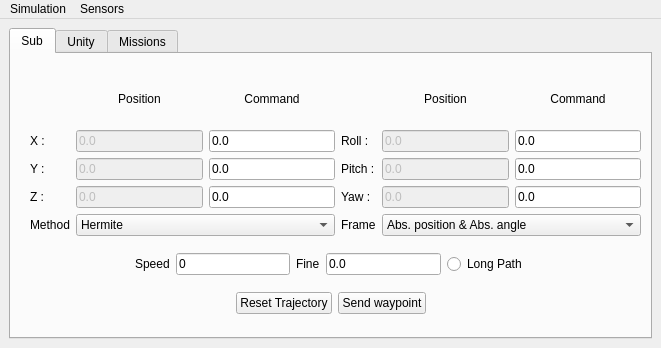
<?xml version="1.0" encoding="UTF-8"?>
<ui version="4.0">
 <class>MainWindow</class>
 <widget class="QMainWindow" name="MainWindow">
  <property name="geometry">
   <rect>
    <x>0</x>
    <y>0</y>
    <width>661</width>
    <height>348</height>
   </rect>
  </property>
  <property name="sizePolicy">
   <sizepolicy hsizetype="Minimum" vsizetype="Minimum">
    <horstretch>0</horstretch>
    <verstretch>0</verstretch>
   </sizepolicy>
  </property>
  <property name="minimumSize">
   <size>
    <width>350</width>
    <height>180</height>
   </size>
  </property>
  <property name="maximumSize">
   <size>
    <width>661</width>
    <height>348</height>
   </size>
  </property>
  <property name="windowTitle">
   <string notr="true">Waypoint</string>
  </property>
  <property name="autoFillBackground">
   <bool>true</bool>
  </property>
  <property name="unifiedTitleAndToolBarOnMac">
   <bool>false</bool>
  </property>
  <widget class="QWidget" name="centralwidget">
   <layout class="QVBoxLayout" name="verticalLayout_3">
    <item>
     <widget class="QTabWidget" name="tabWidget">
      <property name="currentIndex">
       <number>0</number>
      </property>
      <widget class="QWidget" name="waypointTab">
       <attribute name="title">
        <string>Sub</string>
       </attribute>
       <layout class="QVBoxLayout" name="verticalLayout">
        <item>
         <layout class="QGridLayout" name="gridLayout">
          <property name="sizeConstraint">
           <enum>QLayout::SetMinimumSize</enum>
          </property>
          <property name="leftMargin">
           <number>10</number>
          </property>
          <item row="4" column="3">
           <widget class="QLabel" name="yawPositionLabel">
            <property name="text">
             <string>Yaw :</string>
            </property>
           </widget>
          </item>
          <item row="3" column="3">
           <widget class="QLabel" name="pitchPositionLabel">
            <property name="text">
             <string>Pitch :</string>
            </property>
           </widget>
          </item>
          <item row="2" column="2">
           <widget class="QLineEdit" name="xPositionTarget">
            <property name="text">
             <string>0.0</string>
            </property>
           </widget>
          </item>
          <item row="3" column="5">
           <widget class="QLineEdit" name="pitchPositionTarget">
            <property name="text">
             <string>0.0</string>
            </property>
           </widget>
          </item>
          <item row="3" column="1">
           <widget class="QLineEdit" name="yPositionCurrent">
            <property name="enabled">
             <bool>false</bool>
            </property>
            <property name="focusPolicy">
             <enum>Qt::NoFocus</enum>
            </property>
            <property name="text">
             <string>0.0</string>
            </property>
            <property name="readOnly">
             <bool>true</bool>
            </property>
           </widget>
          </item>
          <item row="3" column="2">
           <widget class="QLineEdit" name="yPositionTarget">
            <property name="text">
             <string>0.0</string>
            </property>
           </widget>
          </item>
          <item row="3" column="4">
           <widget class="QLineEdit" name="pitchPositionCurrent">
            <property name="enabled">
             <bool>false</bool>
            </property>
            <property name="focusPolicy">
             <enum>Qt::NoFocus</enum>
            </property>
            <property name="text">
             <string>0.0</string>
            </property>
            <property name="readOnly">
             <bool>true</bool>
            </property>
           </widget>
          </item>
          <item row="2" column="3">
           <widget class="QLabel" name="rollPositionLabel">
            <property name="text">
             <string>Roll :</string>
            </property>
           </widget>
          </item>
          <item row="4" column="0">
           <widget class="QLabel" name="zPositionLabel">
            <property name="text">
             <string>Z :</string>
            </property>
           </widget>
          </item>
          <item row="1" column="2">
           <widget class="QLabel" name="commandLabel1">
            <property name="sizePolicy">
             <sizepolicy hsizetype="Preferred" vsizetype="Minimum">
              <horstretch>0</horstretch>
              <verstretch>0</verstretch>
             </sizepolicy>
            </property>
            <property name="text">
             <string>Command</string>
            </property>
            <property name="alignment">
             <set>Qt::AlignCenter</set>
            </property>
           </widget>
          </item>
          <item row="2" column="0">
           <widget class="QLabel" name="xPositionLabel">
            <property name="text">
             <string>X :</string>
            </property>
           </widget>
          </item>
          <item row="4" column="1">
           <widget class="QLineEdit" name="zPositionCurrent">
            <property name="enabled">
             <bool>false</bool>
            </property>
            <property name="focusPolicy">
             <enum>Qt::NoFocus</enum>
            </property>
            <property name="text">
             <string>0.0</string>
            </property>
            <property name="readOnly">
             <bool>true</bool>
            </property>
           </widget>
          </item>
          <item row="1" column="4">
           <widget class="QLabel" name="posLabel2">
            <property name="sizePolicy">
             <sizepolicy hsizetype="Preferred" vsizetype="Minimum">
              <horstretch>0</horstretch>
              <verstretch>0</verstretch>
             </sizepolicy>
            </property>
            <property name="text">
             <string>Position</string>
            </property>
            <property name="alignment">
             <set>Qt::AlignCenter</set>
            </property>
           </widget>
          </item>
          <item row="4" column="4">
           <widget class="QLineEdit" name="yawPositionCurrent">
            <property name="enabled">
             <bool>false</bool>
            </property>
            <property name="focusPolicy">
             <enum>Qt::NoFocus</enum>
            </property>
            <property name="text">
             <string>0.0</string>
            </property>
            <property name="readOnly">
             <bool>true</bool>
            </property>
           </widget>
          </item>
          <item row="6" column="1" colspan="2">
           <widget class="QComboBox" name="methodChoice">
            <property name="currentText">
             <string>Hermite</string>
            </property>
            <item>
             <property name="text">
              <string>Hermite</string>
             </property>
            </item>
            <item>
             <property name="text">
              <string>v5cubic</string>
             </property>
            </item>
            <item>
             <property name="text">
              <string>Spline</string>
             </property>
            </item>
           </widget>
          </item>
          <item row="2" column="5">
           <widget class="QLineEdit" name="rollPositionTarget">
            <property name="text">
             <string>0.0</string>
            </property>
           </widget>
          </item>
          <item row="2" column="1">
           <widget class="QLineEdit" name="xPositionCurrent">
            <property name="enabled">
             <bool>false</bool>
            </property>
            <property name="focusPolicy">
             <enum>Qt::NoFocus</enum>
            </property>
            <property name="text">
             <string>0.0</string>
            </property>
            <property name="readOnly">
             <bool>true</bool>
            </property>
           </widget>
          </item>
          <item row="4" column="5">
           <widget class="QLineEdit" name="yawPositionTarget">
            <property name="text">
             <string>0.0</string>
            </property>
           </widget>
          </item>
          <item row="1" column="5">
           <widget class="QLabel" name="commandLabel2">
            <property name="sizePolicy">
             <sizepolicy hsizetype="Preferred" vsizetype="Minimum">
              <horstretch>0</horstretch>
              <verstretch>0</verstretch>
             </sizepolicy>
            </property>
            <property name="text">
             <string>Command</string>
            </property>
            <property name="alignment">
             <set>Qt::AlignCenter</set>
            </property>
           </widget>
          </item>
          <item row="2" column="4">
           <widget class="QLineEdit" name="rollPositionCurrent">
            <property name="enabled">
             <bool>false</bool>
            </property>
            <property name="focusPolicy">
             <enum>Qt::NoFocus</enum>
            </property>
            <property name="text">
             <string>0.0</string>
            </property>
            <property name="readOnly">
             <bool>true</bool>
            </property>
           </widget>
          </item>
          <item row="3" column="0">
           <widget class="QLabel" name="yPositionLabel">
            <property name="text">
             <string>Y :</string>
            </property>
           </widget>
          </item>
          <item row="1" column="1">
           <widget class="QLabel" name="posLabel1">
            <property name="sizePolicy">
             <sizepolicy hsizetype="Preferred" vsizetype="Minimum">
              <horstretch>0</horstretch>
              <verstretch>0</verstretch>
             </sizepolicy>
            </property>
            <property name="maximumSize">
             <size>
              <width>16777215</width>
              <height>50</height>
             </size>
            </property>
            <property name="text">
             <string>Position</string>
            </property>
            <property name="alignment">
             <set>Qt::AlignCenter</set>
            </property>
           </widget>
          </item>
          <item row="6" column="4" colspan="2">
           <widget class="QComboBox" name="frameChoice">
            <item>
             <property name="text">
              <string>Abs. position &amp; Abs. angle</string>
             </property>
            </item>
            <item>
             <property name="text">
              <string>Rel. position &amp; Rel. angle</string>
             </property>
            </item>
            <item>
             <property name="text">
              <string>Rel. position &amp; Abs. angle</string>
             </property>
            </item>
            <item>
             <property name="text">
              <string>Abs. position &amp; Rel. angle</string>
             </property>
            </item>
            <item>
             <property name="text">
              <string>Abs. depth</string>
             </property>
            </item>
           </widget>
          </item>
          <item row="4" column="2">
           <widget class="QLineEdit" name="zPositionTarget">
            <property name="text">
             <string>0.0</string>
            </property>
           </widget>
          </item>
          <item row="6" column="0">
           <widget class="QLabel" name="methodLabel">
            <property name="text">
             <string>Method</string>
            </property>
           </widget>
          </item>
          <item row="6" column="3">
           <widget class="QLabel" name="frameLabel">
            <property name="text">
             <string>Frame</string>
            </property>
           </widget>
          </item>
         </layout>
        </item>
        <item>
         <layout class="QHBoxLayout" name="horizontalLayout_2">
          <item>
           <spacer name="horizontalSpacer_3">
            <property name="orientation">
             <enum>Qt::Horizontal</enum>
            </property>
            <property name="sizeHint" stdset="0">
             <size>
              <width>40</width>
              <height>20</height>
             </size>
            </property>
           </spacer>
          </item>
          <item>
           <widget class="QLabel" name="speedLabel">
            <property name="text">
             <string>Speed</string>
            </property>
           </widget>
          </item>
          <item>
           <widget class="QLineEdit" name="speed">
            <property name="text">
             <string>0</string>
            </property>
           </widget>
          </item>
          <item>
           <widget class="QLabel" name="fineLabel">
            <property name="text">
             <string>Fine</string>
            </property>
           </widget>
          </item>
          <item>
           <widget class="QLineEdit" name="fine">
            <property name="text">
             <string>0.0</string>
            </property>
           </widget>
          </item>
          <item>
           <widget class="QRadioButton" name="pathLength">
            <property name="text">
             <string>Long Path</string>
            </property>
           </widget>
          </item>
          <item>
           <spacer name="horizontalSpacer_4">
            <property name="orientation">
             <enum>Qt::Horizontal</enum>
            </property>
            <property name="sizeHint" stdset="0">
             <size>
              <width>40</width>
              <height>20</height>
             </size>
            </property>
           </spacer>
          </item>
         </layout>
        </item>
        <item>
         <layout class="QHBoxLayout" name="horizontalLayout">
          <property name="sizeConstraint">
           <enum>QLayout::SetNoConstraint</enum>
          </property>
          <item>
           <spacer name="horizontalSpacer">
            <property name="orientation">
             <enum>Qt::Horizontal</enum>
            </property>
            <property name="sizeHint" stdset="0">
             <size>
              <width>40</width>
              <height>20</height>
             </size>
            </property>
           </spacer>
          </item>
          <item>
           <widget class="QPushButton" name="resetTrajectory">
            <property name="enabled">
             <bool>true</bool>
            </property>
            <property name="focusPolicy">
             <enum>Qt::ClickFocus</enum>
            </property>
            <property name="text">
             <string>Reset Trajectory</string>
            </property>
           </widget>
          </item>
          <item>
           <widget class="QPushButton" name="sendWaypointButton">
            <property name="text">
             <string>Send waypoint</string>
            </property>
           </widget>
          </item>
          <item>
           <spacer name="horizontalSpacer_2">
            <property name="orientation">
             <enum>Qt::Horizontal</enum>
            </property>
            <property name="sizeHint" stdset="0">
             <size>
              <width>40</width>
              <height>20</height>
             </size>
            </property>
           </spacer>
          </item>
         </layout>
        </item>
       </layout>
      </widget>
      <widget class="QWidget" name="unityTab">
       <attribute name="title">
        <string>Unity</string>
       </attribute>
       <layout class="QVBoxLayout" name="verticalLayout_2">
        <item>
         <layout class="QHBoxLayout" name="horizontalLayout_10">
          <item>
           <layout class="QHBoxLayout" name="horizontalLayout_13">
            <item>
             <spacer name="horizontalSpacer_7">
              <property name="orientation">
               <enum>Qt::Horizontal</enum>
              </property>
              <property name="sizeHint" stdset="0">
               <size>
                <width>40</width>
                <height>20</height>
               </size>
              </property>
             </spacer>
            </item>
            <item>
             <widget class="QLabel" name="posLabel1_4">
              <property name="sizePolicy">
               <sizepolicy hsizetype="Preferred" vsizetype="Minimum">
                <horstretch>0</horstretch>
                <verstretch>0</verstretch>
               </sizepolicy>
              </property>
              <property name="maximumSize">
               <size>
                <width>16777215</width>
                <height>50</height>
               </size>
              </property>
              <property name="text">
               <string>Sub</string>
              </property>
              <property name="alignment">
               <set>Qt::AlignCenter</set>
              </property>
             </widget>
            </item>
           </layout>
          </item>
          <item>
           <layout class="QHBoxLayout" name="horizontalLayout_12">
            <item>
             <widget class="QComboBox" name="subChoice">
              <property name="editable">
               <bool>false</bool>
              </property>
              <property name="currentText">
               <string>AUV8</string>
              </property>
              <property name="placeholderText" stdset="0">
               <string/>
              </property>
              <item>
               <property name="text">
                <string>AUV8</string>
               </property>
              </item>
              <item>
               <property name="text">
                <string>AUV7</string>
               </property>
              </item>
             </widget>
            </item>
            <item>
             <spacer name="horizontalSpacer_8">
              <property name="orientation">
               <enum>Qt::Horizontal</enum>
              </property>
              <property name="sizeHint" stdset="0">
               <size>
                <width>40</width>
                <height>20</height>
               </size>
              </property>
             </spacer>
            </item>
           </layout>
          </item>
         </layout>
        </item>
        <item>
         <layout class="QHBoxLayout" name="horizontalLayout_5">
          <item>
           <layout class="QHBoxLayout" name="horizontalLayout_11">
            <item>
             <spacer name="horizontalSpacer_9">
              <property name="orientation">
               <enum>Qt::Horizontal</enum>
              </property>
              <property name="sizeHint" stdset="0">
               <size>
                <width>40</width>
                <height>20</height>
               </size>
              </property>
             </spacer>
            </item>
            <item>
             <widget class="QLabel" name="posLabel1_5">
              <property name="sizePolicy">
               <sizepolicy hsizetype="Preferred" vsizetype="Minimum">
                <horstretch>0</horstretch>
                <verstretch>0</verstretch>
               </sizepolicy>
              </property>
              <property name="maximumSize">
               <size>
                <width>16777215</width>
                <height>50</height>
               </size>
              </property>
              <property name="text">
               <string>Scene</string>
              </property>
              <property name="alignment">
               <set>Qt::AlignCenter</set>
              </property>
             </widget>
            </item>
           </layout>
          </item>
          <item>
           <layout class="QHBoxLayout" name="horizontalLayout_9">
            <item>
             <widget class="QComboBox" name="sceneChoice">
              <property name="editable">
               <bool>false</bool>
              </property>
              <property name="currentText">
               <string>Maryland</string>
              </property>
              <property name="placeholderText" stdset="0">
               <string/>
              </property>
              <item>
               <property name="text">
                <string>Maryland</string>
               </property>
              </item>
              <item>
               <property name="text">
                <string>CVM</string>
               </property>
              </item>
              <item>
               <property name="text">
                <string>Transdec</string>
               </property>
              </item>
             </widget>
            </item>
            <item>
             <spacer name="horizontalSpacer_10">
              <property name="orientation">
               <enum>Qt::Horizontal</enum>
              </property>
              <property name="sizeHint" stdset="0">
               <size>
                <width>40</width>
                <height>20</height>
               </size>
              </property>
             </spacer>
            </item>
           </layout>
          </item>
         </layout>
        </item>
        <item>
         <layout class="QHBoxLayout" name="horizontalLayout_6">
          <item>
           <layout class="QHBoxLayout" name="horizontalLayout_4">
            <item>
             <spacer name="horizontalSpacer_12">
              <property name="orientation">
               <enum>Qt::Horizontal</enum>
              </property>
              <property name="sizeHint" stdset="0">
               <size>
                <width>40</width>
                <height>20</height>
               </size>
              </property>
             </spacer>
            </item>
            <item>
             <widget class="QLabel" name="posLabel1_6">
              <property name="sizePolicy">
               <sizepolicy hsizetype="Preferred" vsizetype="Minimum">
                <horstretch>0</horstretch>
                <verstretch>0</verstretch>
               </sizepolicy>
              </property>
              <property name="maximumSize">
               <size>
                <width>16777215</width>
                <height>50</height>
               </size>
              </property>
              <property name="text">
               <string>Run</string>
              </property>
              <property name="alignment">
               <set>Qt::AlignCenter</set>
              </property>
             </widget>
            </item>
           </layout>
          </item>
          <item>
           <layout class="QHBoxLayout" name="horizontalLayout_8">
            <item>
             <widget class="QComboBox" name="runChoice">
              <property name="editable">
               <bool>false</bool>
              </property>
              <property name="currentText">
               <string>Prequalif</string>
              </property>
              <property name="placeholderText" stdset="0">
               <string/>
              </property>
              <item>
               <property name="text">
                <string>Prequalif</string>
               </property>
              </item>
              <item>
               <property name="text">
                <string>Semi-final</string>
               </property>
              </item>
              <item>
               <property name="text">
                <string>Final</string>
               </property>
              </item>
             </widget>
            </item>
            <item>
             <spacer name="horizontalSpacer_11">
              <property name="orientation">
               <enum>Qt::Horizontal</enum>
              </property>
              <property name="sizeHint" stdset="0">
               <size>
                <width>40</width>
                <height>20</height>
               </size>
              </property>
             </spacer>
            </item>
           </layout>
          </item>
         </layout>
        </item>
        <item>
         <layout class="QHBoxLayout" name="horizontalLayout_7">
          <item>
           <spacer name="horizontalSpacer_5">
            <property name="orientation">
             <enum>Qt::Horizontal</enum>
            </property>
            <property name="sizeHint" stdset="0">
             <size>
              <width>40</width>
              <height>20</height>
             </size>
            </property>
           </spacer>
          </item>
          <item>
           <widget class="QPushButton" name="updateUnityButton">
            <property name="text">
             <string>Update</string>
            </property>
           </widget>
          </item>
          <item>
           <spacer name="horizontalSpacer_6">
            <property name="orientation">
             <enum>Qt::Horizontal</enum>
            </property>
            <property name="sizeHint" stdset="0">
             <size>
              <width>40</width>
              <height>20</height>
             </size>
            </property>
           </spacer>
          </item>
         </layout>
        </item>
       </layout>
      </widget>
      <widget class="QWidget" name="missionTab">
       <property name="enabled">
        <bool>true</bool>
       </property>
       <attribute name="title">
        <string>Missions</string>
       </attribute>
       <layout class="QVBoxLayout" name="vLayout_4">
       <item>
         <layout class="QHBoxLayout" name="horizontalLayout_3">
            <item>
           <widget class="QComboBox" name="missionListDropDown">
            <property name="editable">
               <bool>false</bool>
              </property>
              <property name="currentText">
               <string>Nimai</string>
              </property>
              <property name="placeholderText" stdset="0">
               <string>Nimai</string>
              </property>
           </widget>
          </item>
          <item>
           <widget class="QPushButton" name="loadMissionBtn">
            <property name="text">
             <string>Load Mission</string>
            </property>
           </widget>
          </item>
          <item>
           <widget class="QPushButton" name="refreshBtn">
            <property name="text">
             <string>Refresh</string>
            </property>
           </widget>
          </item>
         </layout>
         </item>
         <item>
         <layout class="QVBoxLayout" name="verticalLayout_5">
          <item>
           <widget class="QListWidget" name="nodeListWidget"/>
          </item>
         </layout>
         </item>
         </layout>
      </widget>
     </widget>
    </item>
   </layout>
  </widget>
  <widget class="QMenuBar" name="menubar">
   <property name="geometry">
    <rect>
     <x>0</x>
     <y>0</y>
     <width>661</width>
     <height>21</height>
    </rect>
   </property>
   <widget class="QMenu" name="menuSimulation">
    <property name="title">
     <string>Simulation</string>
    </property>
    <addaction name="actionStart_Simulation"/>
    <addaction name="actionReset_Position"/>
   </widget>
   <widget class="QMenu" name="menuSensors">
    <property name="title">
     <string>Sensors</string>
    </property>
    <widget class="QMenu" name="menuSONAR">
     <property name="title">
      <string>SONAR</string>
     </property>
     <addaction name="actionStart_SONAR"/>
     <addaction name="actionStop_SONAR"/>
    </widget>
    <widget class="QMenu" name="menuDVL">
     <property name="title">
      <string>DVL</string>
     </property>
     <addaction name="actionStart_DVL"/>
     <addaction name="actionStop_DVL"/>
    </widget>
    <addaction name="actionReset_Depth"/>
    <addaction name="actionTare_IMU"/>
    <addaction name="menuDVL"/>
    <addaction name="menuSONAR"/>
   </widget>
   <addaction name="menuSimulation"/>
   <addaction name="menuSensors"/>
  </widget>
  <action name="actionReset_Depth">
   <property name="text">
    <string>Tare Depth</string>
   </property>
  </action>
  <action name="actionStart_Simulation">
   <property name="text">
    <string>Start Simulation</string>
   </property>
  </action>
  <action name="actionTare_IMU">
   <property name="text">
    <string>Tare IMU</string>
   </property>
  </action>
  <action name="actionReset_Position">
   <property name="text">
    <string>Reset Position</string>
   </property>
   <property name="toolTip">
    <string>Set Initial Position</string>
   </property>
  </action>
  <action name="actionStart_DVL">
   <property name="text">
    <string>Start DVL</string>
   </property>
  </action>
  <action name="actionStop_DVL">
   <property name="text">
    <string>Stop DVL</string>
   </property>
  </action>
  <action name="actionStart_SONAR">
   <property name="text">
    <string>Start SONAR</string>
   </property>
  </action>
  <action name="actionStop_SONAR">
   <property name="text">
    <string>Stop SONAR</string>
   </property>
  </action>
 </widget>
 <tabstops>
  <tabstop>xPositionTarget</tabstop>
  <tabstop>yPositionTarget</tabstop>
  <tabstop>zPositionTarget</tabstop>
  <tabstop>rollPositionTarget</tabstop>
  <tabstop>pitchPositionTarget</tabstop>
  <tabstop>yawPositionTarget</tabstop>
  <tabstop>pitchPositionCurrent</tabstop>
  <tabstop>zPositionCurrent</tabstop>
  <tabstop>yawPositionCurrent</tabstop>
  <tabstop>yPositionCurrent</tabstop>
  <tabstop>rollPositionCurrent</tabstop>
  <tabstop>xPositionCurrent</tabstop>
 </tabstops>
 <resources/>
 <connections/>
</ui>
